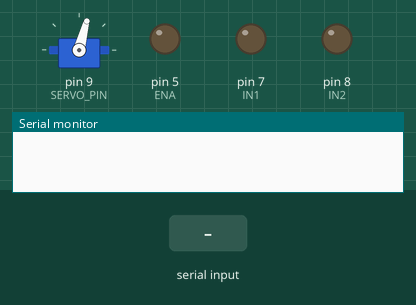
The sketch below on a simulated Arduino Uno, built with avr-gcc and run on an emulated ATmega328P. Parts: servo, output pins drawn as LEDs (lit = HIGH), the last lines printed to the serial monitor. Inputs (shaded band) come from the test bench.

Above: at 1.2 s.
1.3 s: "2\n" received over the second serial link
At 2.5 s:
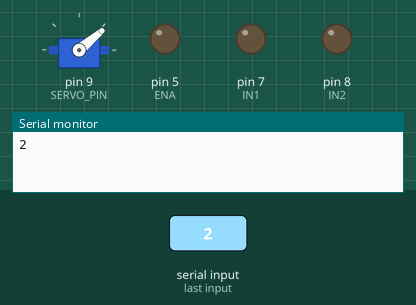
2.8 s: "00001\n" received over the second serial link
At 3.8 s:
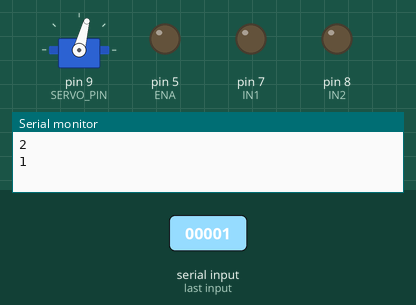
4.3 s: "4\n" received over the second serial link
At 4.9 s:
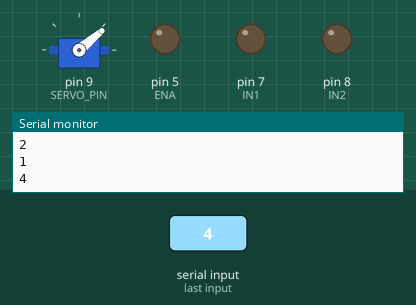
Timing chart, 0 to 7.3 s (numbered marks = the images above; inputs shaded):
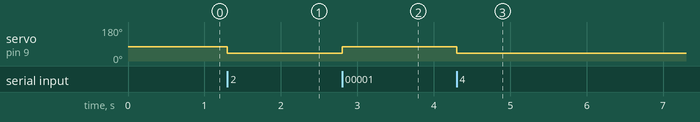

The sketch:

sectorTracking.ino
```cpp
#include <PWMServo.h>
#include<SoftwareSerial.h>

#define TX 4
#define RX 11
SoftwareSerial btSerial(RX, TX);


#define IN1 7
#define IN2 8
#define ENA 5

#define FRONT 75        // steering to front
int SHARP_RIGHT= FRONT+40;
int SHARP_LEFT = FRONT-40;
int RIGHT= FRONT + 35;
int LEFT= FRONT - 35;
int SLIGHT_RIGHT = FRONT + 20;
int SLIGHT_LEFT = FRONT - 20;
int slightRight = SLIGHT_RIGHT;
int slightLeft = SLIGHT_LEFT;
int left = LEFT;
int right = RIGHT;

// IR Sensors
#define LFSensor_0 A0
#define LFSensor_1 A1
#define LFSensor_2 A2
#define LFSensor_3 A3
#define LFSensor_4 A4
char sensor[5];
int prevTurn = 0; // 0 denotes straight, 1 denotes right, -1 denotes left
int sector = 1;
int prevSector = 0;
int lapTime = 0;

int carSpeed = 125;
int turnSpeed = 200;
int reverseSpeed = 250;
#define MAX_SPEED 250

#define SERVO_PIN 9
PWMServo head;

void reverse(int speed) {
  digitalWrite(IN1, HIGH);
  digitalWrite(IN2, LOW);
  analogWrite(ENA, speed);
}

void throttle(int speed) {
  digitalWrite(IN1, LOW);
  digitalWrite(IN2,HIGH);
  analogWrite(ENA,speed);
}

void accelerate(int milliseconds) {
  throttle(MAX_SPEED);
  delay(milliseconds);
}

void turn(int angle) {
  head.write(angle);
}

void brake() {
  digitalWrite(IN1, LOW);
  digitalWrite(IN2,LOW);
  analogWrite(ENA,0);
}

void setup() {
  pinMode(ENA, OUTPUT);
  pinMode(IN1, OUTPUT);
  pinMode(IN2, OUTPUT);
  head.attach(SERVO_PIN);
  turn(FRONT);
  brake();
  pinMode(RX, INPUT);
  pinMode(TX, OUTPUT);
  btSerial.begin(9600);
  Serial.begin(9600);
}

void loop() {
  if (btSerial.available() > 0) {
    sector = btSerial.readStringUntil('\n').toInt();
    Serial.println(sector);
  }
  sectortracking();
  //linetracking();

}

void sectortracking() {
  if ((sector == 1 || sector == 3) && (prevSector != 1 && prevSector != 3)) {
    // set preconditions for straight
    carSpeed = 150;
    turn(FRONT);
    // set adjustment settings for straight
    int slightRight = SLIGHT_RIGHT;
    int slightLeft = SLIGHT_LEFT;
    int left = LEFT;
    int right = RIGHT;
    // set previous sector
    prevSector = sector;
  } else if ((sector == 2 || sector == 4) && (prevSector != 2 && prevSector != 4)) {
    // set preconditions for turn
    carSpeed = 100;
    turn(LEFT);
    // set adjustment setting for turn
    int slightRight = RIGHT;
    int slightLeft = SLIGHT_LEFT;
    int left = LEFT;
    int right = SHARP_RIGHT;
    // set previous sector
    prevSector = sector;
  }
}

String readIR() {
  int sensorVal_DEC = 32;
  sensor[0] = digitalRead(LFSensor_0);
  sensor[1] = digitalRead(LFSensor_1);
  sensor[2] = digitalRead(LFSensor_2);
  sensor[3] = digitalRead(LFSensor_3);
  sensor[4] = digitalRead(LFSensor_4);
  sensorVal_DEC += sensor[0]*16 + sensor[1]*8 + sensor[2]*4 + sensor[3]*2 + sensor[4];
  String sensorString = String(sensorVal_DEC,BIN).substring(1,6);
  //Serial.println("Sensor String: " + sensorString);
  //Serial.println();
  return sensorString;
}

void linetracking() {
  String irString = readIR();

  if (irString == "10000" || irString == "11000") {
        turn(slightRight);
        if (prevTurn != 1) accelerate(250);
        throttle(turnSpeed);
        prevTurn = 1;
  }

  if (irString == "11100" || irString == "11110") {
        turn(right);
        if (prevTurn != 2) accelerate(250);
        throttle(turnSpeed);
        prevTurn = 2;
  }

  if (irString == "00001" || irString == "00011") {
        turn(slightLeft);
        if (prevTurn != -1) accelerate(250);
        throttle(turnSpeed);
        prevTurn = -1;
  }

  if (irString == "00111" || irString == "01111") {
        turn(left);
        if (prevTurn != -2) accelerate(250);
        throttle(turnSpeed);
        prevTurn = -2;
  }

  if (irString == "00000") {
      turn(FRONT);
      throttle(carSpeed);
      prevTurn = 0;
  }

  if (irString == "11111") {
      brake();
      if (prevTurn == 1 || prevTurn == 2) {
        turn(LEFT);
        while (readIR() == "11111" ) {
          reverse(reverseSpeed);
        }
        prevTurn == -2;
      } else if (prevTurn == -1 || prevTurn == -2) {
        turn(RIGHT);
        while (readIR() == "11111") {
          reverse(reverseSpeed);
        }
        prevTurn == 2;
      }

  }
}
```

Measured:
- after the input at 1.3 s, servo on pin 9 (SERVO_PIN): 75° → 40° at once
- after the input at 2.8 s, servo on pin 9 (SERVO_PIN): 40° → 75° at once
- after the input at 4.3 s, servo on pin 9 (SERVO_PIN): 75° → 40° at once
